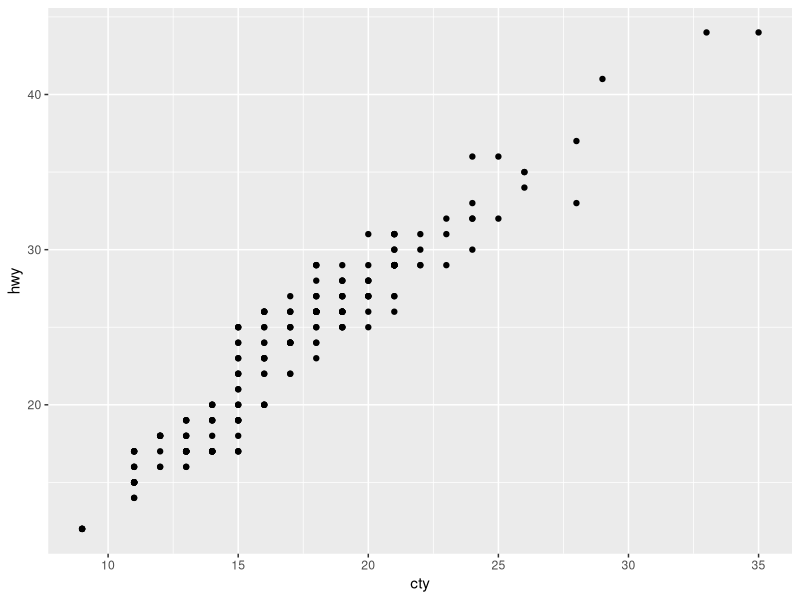
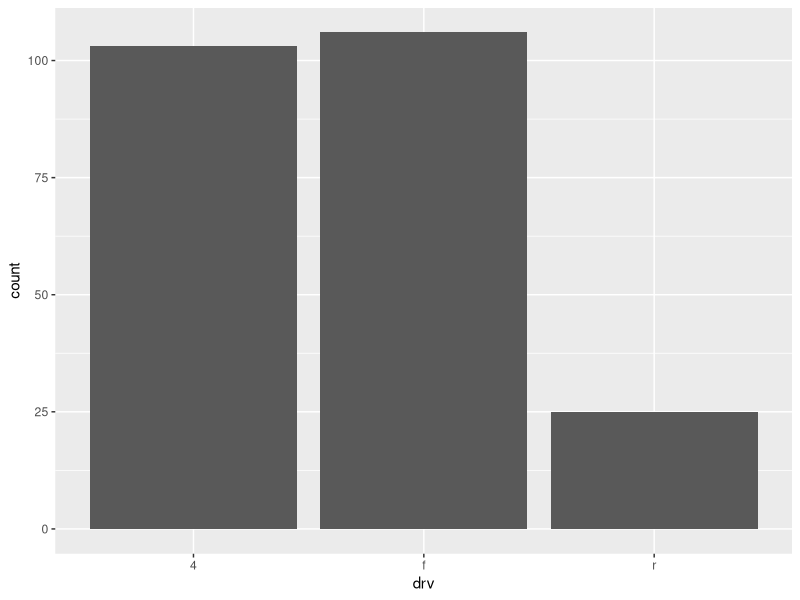

Write the R code that produced these figures, in order.
## ---- chunk 1
library(ggplot2)
## ---- chunk 2
#| title: Highway vs. city mileage
ggplot(mpg, aes(x=cty, y=hwy)) +
  geom_point()
## ---- chunk 3
#| title: Drive types
ggplot(mpg, aes(x=drv)) +
  geom_bar()
